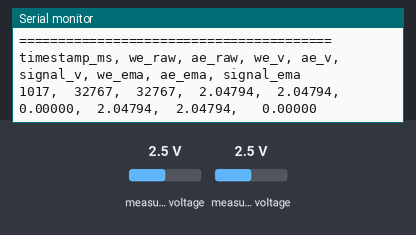
This program was run on a simulated ESP32-S3. Shown: the last lines printed to the serial monitor. The inputs (shaded band) are chosen by the test bench; at power-on: measured voltage 2.5 V.

Above: at 1.2 s.
1.3 s: measured voltage (sensor 200) set to 0.1 V
At 2.6 s:
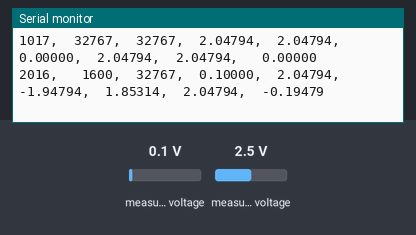
4.3 s: measured voltage (sensor 201) set to 0.1 V
At 5.8 s:
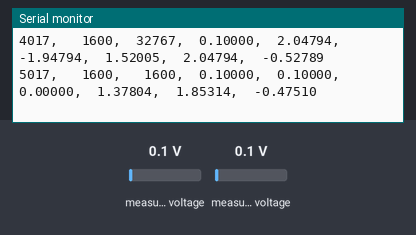
7.3 s: measured voltage (sensor 200) set to 1.2 V
At 8.4 s:
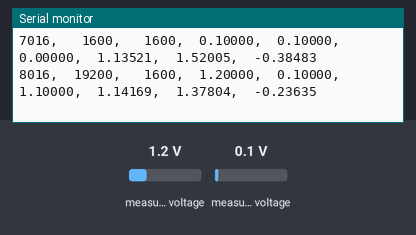
10.3 s: measured voltage (sensor 201) set to 2.5 V
At 11.8 s:
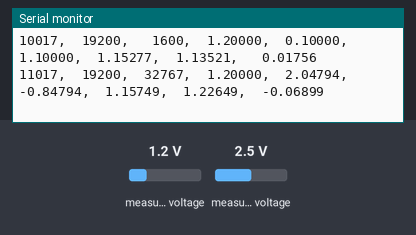
13.3 s: measured voltage (sensor 200) set to 2.5 V
At 14.8 s:
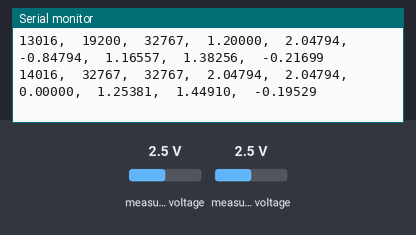
Timing chart, 0 to 16.3 s (numbered marks = the images above; inputs shaded):
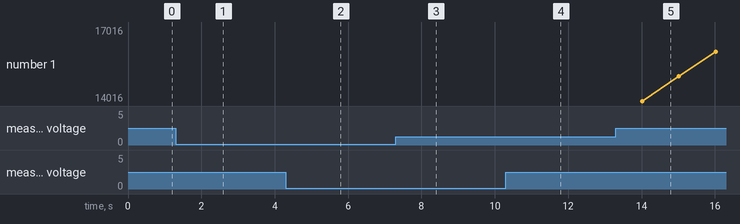

Measured:
- after the input at 1.3 s, the serial monitor: prints a new line after 0.72 s (image 1)
- after the input at 4.3 s, the serial monitor: prints a new line after 0.72 s (image 2)
- after the input at 7.3 s, the serial monitor: prints a new line after 0.72 s (image 3)
- after the input at 10.3 s, the serial monitor: prints a new line after 0.72 s (image 4)
- after the input at 13.3 s, the serial monitor: prints a new line after 0.72 s (image 5)

The program:

main.cpp
```cpp
// ============================================================
// main.cpp  –  Alphasense B43F via ADS1115 (I2C)
// ESP32-S3 · Arduino framework · PlatformIO
// ============================================================
// What this firmware does
// -----------------------
//   • Initialises Wire (I2C) and the ADS1115 16-bit ADC
//   • Every SAMPLE_INTERVAL_MS ms it:
//       – reads WE (AIN0) and AE (AIN1) single-ended
//         (or hardware differential if configured)
//       – applies per-channel calibration offset/gain
//       – computes signal = WE - AE
//       – updates EMA (Exponential Moving Average) filter
//       – prints a CSV row over Serial-CDC
// ============================================================

#include <Arduino.h>
#include "config.h"
#include "alphasense_b43f.h"

// ------------------------------------------------------------
// Forward declarations
// ------------------------------------------------------------
static void printHeader();
static void printReading(const B43FReading& r);

// ------------------------------------------------------------
// setup()
// ------------------------------------------------------------
void setup() {
    Serial.begin(SERIAL_BAUD);

    // Wait up to 3 s for the host to open the CDC port.
    unsigned long t0 = millis();
    while (!Serial && (millis() - t0) < 3000UL) { delay(10); }

    Serial.println(F("\n========================================"));
    Serial.println(F("  Alphasense B43F – ADS1115 I2C reader"));
    Serial.println(F("  ESP32-S3 / Arduino / PlatformIO"));
    Serial.println(F("========================================"));
    Serial.printf("  I2C SDA          : GPIO%d\n", SDA_PIN);
    Serial.printf("  I2C SCL          : GPIO%d\n", SCL_PIN);
    Serial.printf("  ADS1115 address  : 0x%02X\n", ADS1115_I2C_ADDRESS);
    Serial.printf("  WE channel       : AIN%d\n", ADS_CH_WE);
    Serial.printf("  AE channel       : AIN%d\n", ADS_CH_AE);
    Serial.printf("  Differential mode: %s\n",
                  ADS1115_DIFFERENTIAL_MODE ? "YES (HW)" : "NO (SW WE-AE)");
    Serial.printf("  EMA alpha        : %.2f\n", (float)EMA_ALPHA);
    Serial.printf("  Sample interval  : %u ms\n", SAMPLE_INTERVAL_MS);
    Serial.println(F("----------------------------------------"));
    Serial.println(F("NOTE: voltages are estimates."));
    Serial.println(F("      Set WE/AE offset+gain in config.h"));
    Serial.println(F("      after calibration with reference."));
    Serial.println(F("========================================\n"));

    if (!adsInit()) {
        Serial.println(F("[WARN] ADS1115 init failed. Will retry each sample."));
    }

    printHeader();
}

// ------------------------------------------------------------
// loop()
// ------------------------------------------------------------
void loop() {
    static unsigned long lastMs = 0;

    unsigned long now = millis();
    if (now - lastMs < SAMPLE_INTERVAL_MS) return;
    lastMs = now;

    B43FReading r = adsRead();
    printReading(r);
}

// ------------------------------------------------------------
// printHeader()
// CSV column header printed once at startup.
// ------------------------------------------------------------
static void printHeader() {
    Serial.println(F("timestamp_ms, we_raw, ae_raw, "
                     "we_v, ae_v, signal_v, "
                     "we_ema, ae_ema, signal_ema"));
}

// ------------------------------------------------------------
// printReading()
// One CSV row per sample burst.
// ------------------------------------------------------------
static void printReading(const B43FReading& r) {
    if (!r.valid) {
        Serial.printf("%lu, ERROR: ADS1115 not responding\n", millis());
        return;
    }
    Serial.printf("%lu, %6d, %6d, "
                  "%8.5f, %8.5f, %9.5f, "
                  "%8.5f, %8.5f, %9.5f\n",
                  millis(),
                  (int)r.we_raw, (int)r.ae_raw,
                  r.we_v,    r.ae_v,    r.signal_v,
                  r.we_ema,  r.ae_ema,  r.signal_ema);
}
```

alphasense_b43f.h
```cpp
#pragma once
// ============================================================
// alphasense_b43f.h  –  Alphasense B43F via ADS1115 (I2C)
// ============================================================
// Provides:
//   B43FReading struct   : WE/AE raw counts, calibrated
//                          voltages, signal=WE-AE, EMA values
//   adsInit()            : initialise Wire + ADS1115
//   adsRead()            : acquire one burst, return reading
//   convertToConcentration() : stub (TODO – needs cal data)
//
// Configuration is pulled from config.h.
// Hardware: ADS1115 at I2C address ADS1115_I2C_ADDRESS,
//           WE → AIN0 (ADS_CH_WE), AE → AIN1 (ADS_CH_AE).
// ============================================================

#include <Arduino.h>
#include <Wire.h>
#include <Adafruit_ADS1X15.h>
#include "config.h"

// ------------------------------------------------------------
// Measurement result
// ------------------------------------------------------------
struct B43FReading {
    int16_t we_raw;       // WE raw ADS1115 count
    int16_t ae_raw;       // AE raw ADS1115 count
    float   we_v;         // WE calibrated voltage (V)
    float   ae_v;         // AE calibrated voltage (V)
    float   signal_v;     // Compensated signal = WE - AE (V)
    float   we_ema;       // WE EMA-filtered voltage (V)
    float   ae_ema;       // AE EMA-filtered voltage (V)
    float   signal_ema;   // EMA-filtered signal (V)
    bool    valid;        // false when I2C communication failed
};

// ------------------------------------------------------------
// Module-private state
// ------------------------------------------------------------
static Adafruit_ADS1115 _ads;
static bool    _adsOk    = false;
static float   _weEma    = 0.0f;
static float   _aeEma    = 0.0f;
static bool    _emaInit  = false;
static uint8_t _errCount = 0;

// ------------------------------------------------------------
// adsInit()
// Call once from setup().  Starts Wire on SDA_PIN/SCL_PIN,
// sets PGA gain and data rate, and checks for the ADS1115.
// Returns true if the device was found on the I2C bus.
// ------------------------------------------------------------
inline bool adsInit() {
    Wire.begin(SDA_PIN, SCL_PIN);
    _ads.setGain(ADS1115_GAIN);
    _ads.setDataRate(ADS1115_SPS);
    _adsOk = _ads.begin(ADS1115_I2C_ADDRESS, &Wire);
    if (!_adsOk) {
        Serial.printf("[ADS1115] ERROR: not found at 0x%02X "
                      "(SDA=GPIO%d, SCL=GPIO%d)\n",
                      ADS1115_I2C_ADDRESS, SDA_PIN, SCL_PIN);
    }
    return _adsOk;
}

// ------------------------------------------------------------
// adsRead()
// Reads WE and AE channels, applies calibration and EMA.
// If the ADS1115 is not responding the reading is marked
// invalid; a re-init attempt is made automatically after
// I2C_MAX_RETRIES consecutive failures.
// ------------------------------------------------------------
inline B43FReading adsRead() {
    B43FReading r = {};
    r.valid = false;

    // Re-init after repeated failures (non-blocking)
    if (!_adsOk) {
        _errCount++;
        if (_errCount >= I2C_MAX_RETRIES) {
            _errCount = 0;
            Serial.println(F("[ADS1115] Retrying init..."));
            _adsOk = _ads.begin(ADS1115_I2C_ADDRESS, &Wire);
        }
        if (!_adsOk) {
            Serial.printf("[ADS1115] Not ready (attempt %u/%u)\n",
                          _errCount, I2C_MAX_RETRIES);
            return r;
        }
    }

#if ADS1115_DIFFERENTIAL_MODE
    // Hardware differential AIN0-AIN1 (single conversion)
    int16_t diff   = _ads.readADC_Differential_0_1();
    float   diff_v = _ads.computeVolts(diff);
    r.we_raw   = diff;
    r.ae_raw   = 0;
    r.we_v     = diff_v;
    r.ae_v     = 0.0f;
    r.signal_v = diff_v;
#else
    // Single-ended: read A0 (WE) and A1 (AE) separately
    r.we_raw       = _ads.readADC_SingleEnded(ADS_CH_WE);
    r.ae_raw       = _ads.readADC_SingleEnded(ADS_CH_AE);
    float we_raw_v = _ads.computeVolts(r.we_raw);
    float ae_raw_v = _ads.computeVolts(r.ae_raw);
    // Apply per-channel calibration (offset + gain)
    r.we_v     = (we_raw_v - WE_OFFSET_V) * WE_GAIN_CAL;
    r.ae_v     = (ae_raw_v - AE_OFFSET_V) * AE_GAIN_CAL;
    r.signal_v = r.we_v - r.ae_v;
#endif

    // EMA filter
    if (!_emaInit) {
        _weEma  = r.we_v;
        _aeEma  = r.ae_v;
        _emaInit = true;
    } else {
        _weEma = EMA_ALPHA * r.we_v + (1.0f - EMA_ALPHA) * _weEma;
        _aeEma = EMA_ALPHA * r.ae_v + (1.0f - EMA_ALPHA) * _aeEma;
    }
    r.we_ema     = _weEma;
    r.ae_ema     = _aeEma;
    r.signal_ema = _weEma - _aeEma;

    r.valid   = true;
    _errCount = 0;
    return r;
}

// ------------------------------------------------------------
// convertToConcentration()
// TODO: implement once the full analogue signal chain
//       (TIA gain, Alphasense sensitivity nA/ppb, zero offset)
//       has been characterised for your specific B43F unit.
//
// References:
//   Alphasense AAN 803 – B4 series circuit description
//   Alphasense AAN 110 – Individual sensor board (ISB) setup
//
// Steps (to be filled in):
//   1. Remove baseline voltage (zero-air / clean-air offset)
//   2. current_A = signal_v / TIA_GAIN_OHM
//   3. ppb = current_A / SENSITIVITY_A_PER_PPB
//   4. Apply temperature compensation if required
// ------------------------------------------------------------
inline float convertToConcentration(float signal_v, uint8_t channel) {
    (void)signal_v;
    (void)channel;
    return 0.0f;
}
```

config.h
```cpp
#pragma once
// ============================================================
// config.h  –  Alphasense B43F via ADS1115 (I2C) configuration
// ============================================================
// Edit this file to match your actual hardware wiring.
// All values marked "!! SOSTITUIRE !!" MUST be verified
// against your custom board schematic before flashing.
//
// I2C pin defaults match the FirmwareSensy sensy_2024 V3/V4
// ESP32-S3 build_flags (-DSDA_PIN=8 -DSCL_PIN=9).
// Override via build_flags in platformio.ini if using a
// different board variant (e.g. V1: SDA=1, SCL=2).
// ============================================================

// ------------------------------------------------------------
// I2C bus pins
// From FirmwareSensy platformio.ini:
//   sensy_2024_V1_green : SDA=1,  SCL=2
//   sensy_2024_V2_ENEA  : SDA=8,  SCL=9
//   sensy_2024_V3_red   : SDA=8,  SCL=9  ← default
//   sensy_2024_V4_green : SDA=8,  SCL=9
// !! SOSTITUIRE se la tua board usa pin diversi !!
// ------------------------------------------------------------
#ifndef SDA_PIN
#define SDA_PIN  8
#endif
#ifndef SCL_PIN
#define SCL_PIN  9
#endif

// ------------------------------------------------------------
// ADS1115 I2C address
// ADDR pin → GND  : 0x48  (default)
// ADDR pin → VDD  : 0x49
// ADDR pin → SDA  : 0x4A
// ADDR pin → SCL  : 0x4B
// ------------------------------------------------------------
#define ADS1115_I2C_ADDRESS   0x48

// ------------------------------------------------------------
// ADS1115 channel mapping (validate against custom board PCB)
// WE (Working Electrode output)    → AIN0
// AE (Auxiliary Electrode output)  → AIN1
// !! SOSTITUIRE se la board mappa diversamente !!
// ------------------------------------------------------------
#define ADS_CH_WE   0   // AIN0 = WE
#define ADS_CH_AE   1   // AIN1 = AE

// ------------------------------------------------------------
// ADS1115 PGA gain
// GAIN_TWOTHIRDS → ±6.144 V  (0.1875 mV/bit)
// GAIN_ONE       → ±4.096 V  (0.125  mV/bit)
// GAIN_TWO       → ±2.048 V  (0.0625 mV/bit)  ← recommended
// GAIN_FOUR      → ±1.024 V  (0.03125 mV/bit)
// GAIN_EIGHT     → ±0.512 V
// GAIN_SIXTEEN   → ±0.256 V
//
// Alphasense ISB Rev5 outputs are nominally 0–~2 V @ 3.3 V.
// TODO: verify actual output range with oscilloscope before
//       changing to a tighter gain setting.
// ------------------------------------------------------------
#define ADS1115_GAIN   GAIN_TWO   // ±2.048 V

// ------------------------------------------------------------
// ADS1115 data rate (samples per second)
// Options: RATE_ADS1115_8SPS  16  32  64  128  250  475  860
// ------------------------------------------------------------
#define ADS1115_SPS    RATE_ADS1115_128SPS

// ------------------------------------------------------------
// Acquisition mode
// 0 = single-ended A0 and A1, then compute WE-AE in software
// 1 = hardware differential AIN0-AIN1 (single read)
// Start with 0 to diagnose each channel individually.
// ------------------------------------------------------------
#define ADS1115_DIFFERENTIAL_MODE   0

// ------------------------------------------------------------
// Calibration offset and gain (per channel, in Volts)
// voltage_cal = (voltage_raw_V - OFFSET_V) * GAIN_CAL
// Measure with a precision reference and update these values.
// !! SOSTITUIRE CON VALORI CALIBRATI !!
// ------------------------------------------------------------
#define WE_OFFSET_V    0.0f
#define WE_GAIN_CAL    1.0f
#define AE_OFFSET_V    0.0f
#define AE_GAIN_CAL    1.0f

// ------------------------------------------------------------
// EMA (Exponential Moving Average) filter
// alpha = 1.0 → no filtering (raw values)
// alpha = 0.1 → strong smoothing (10-sample effective window)
// Can be overridden at compile time via build_flags.
// ------------------------------------------------------------
#ifndef EMA_ALPHA
#define EMA_ALPHA      0.1f
#endif

// ------------------------------------------------------------
// Sampling interval (ms between acquisitions)
// Can be overridden at compile time via build_flags.
// ------------------------------------------------------------
#ifndef SAMPLE_INTERVAL_MS
#define SAMPLE_INTERVAL_MS   1000U
#endif

// ------------------------------------------------------------
// I2C error recovery
// ------------------------------------------------------------
#define I2C_RETRY_DELAY_MS   500U
#define I2C_MAX_RETRIES      5U

// ------------------------------------------------------------
// Serial baud rate
// ------------------------------------------------------------
#define SERIAL_BAUD   115200
```
